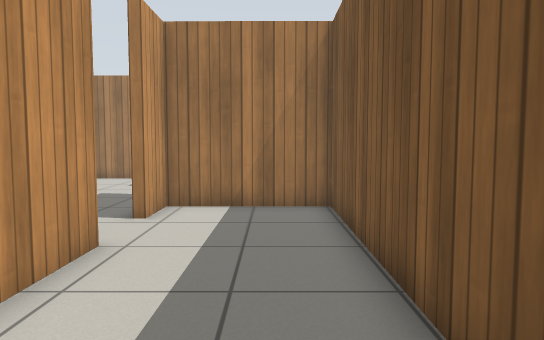
view 1 (above)

14 first-person views from a walk through a Gazebo world. The camera is 0.88 m above the floor, tilts 4° down and sees 70° across. The floor is counted in squares, 0.5 m on a side. Each view is taken from the middle of a square. On the plan, view 1 faces up. The plan holds only what a view shows up to about 18 squares ahead; the rest is blank. Gazebo's built-in surfaces are drawn with simple patterns.

view 2
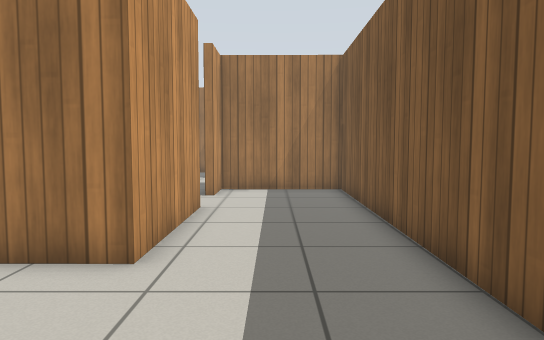

view 3
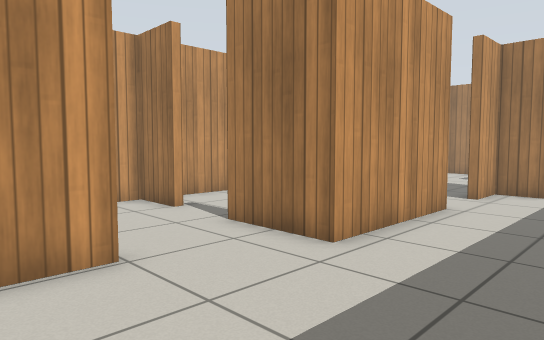

view 4
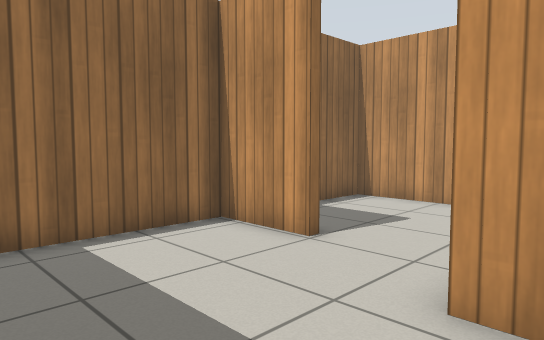

view 5
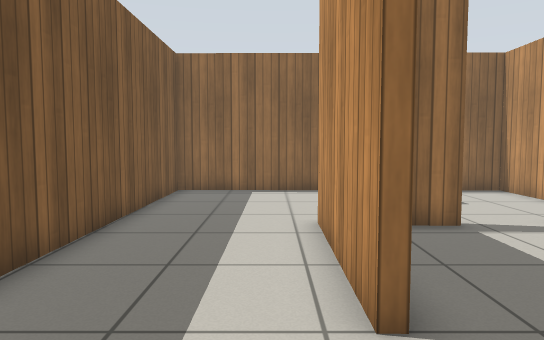

view 6
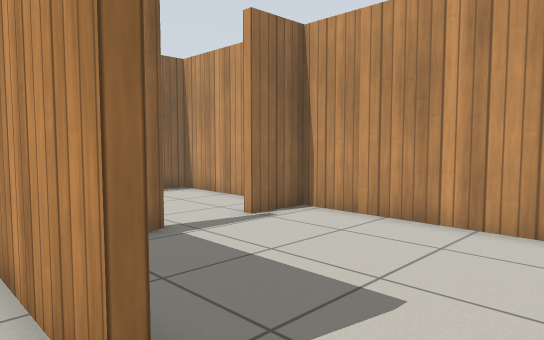

view 7
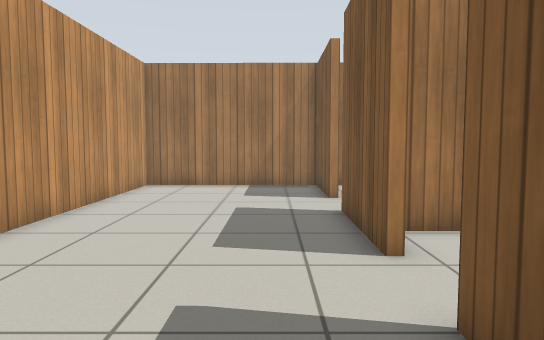

view 8
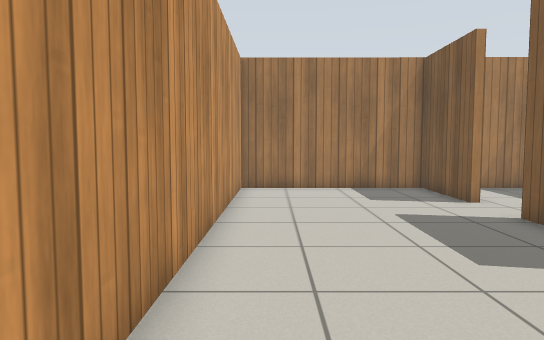

view 9
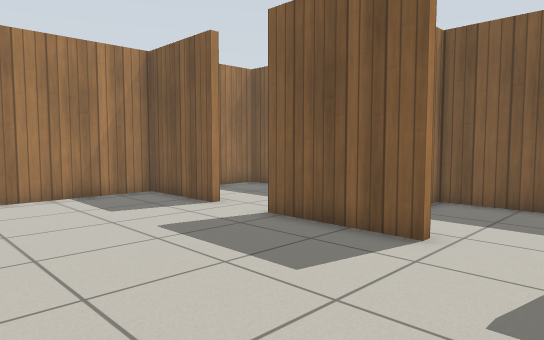

view 10
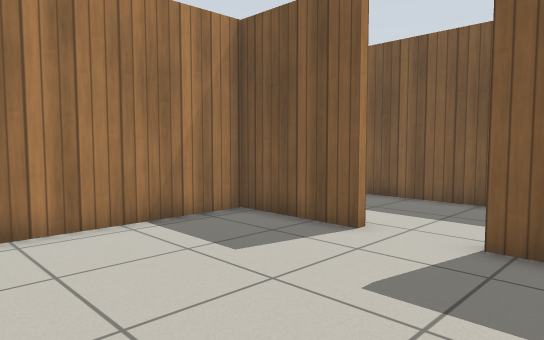

view 11
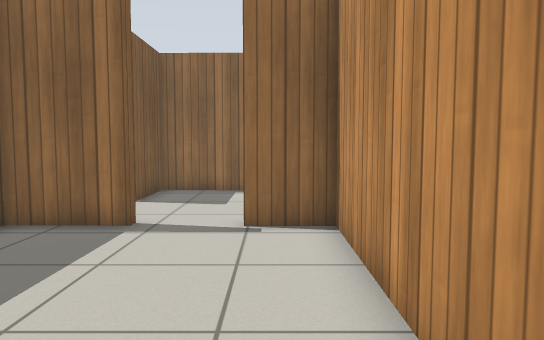

view 12
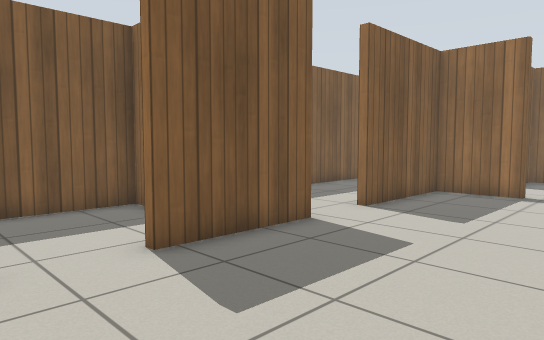

view 13
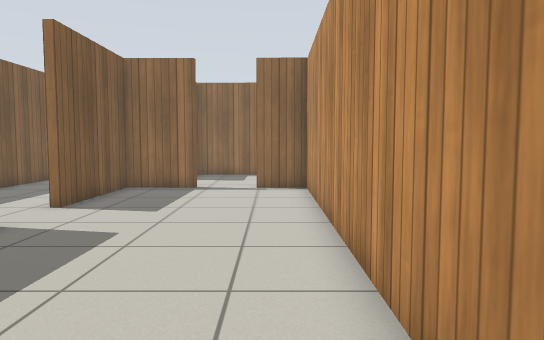

view 14
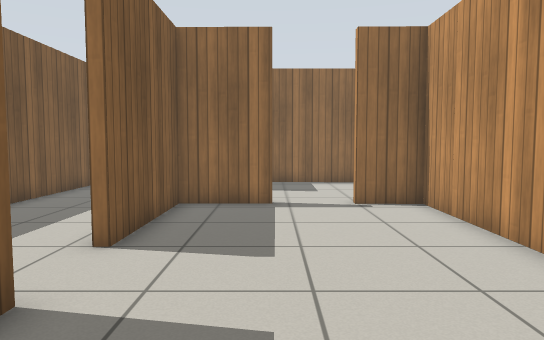

### Floor plan
Points are (right, up) in squares from view 1. A wall is a line through its corners. A room is listed if a view was taken in it or the views show most of it. See-through windows are left out.
Room 1 (views 1, 2, 3, 4, 5, 6)
walls: (-3, 6.5) (-3, 1.5) (-4.4, 1.5); (-4.6, -1.6) (-4.6, -4.3) (1.5, -4.4) (1.6, 10.6) (-2.9, 10.7) (-2.9, 8.9)
ways out: opening at (-3, 7.5) to room 2; opening at (-5, 0) to room 3
Room 2 (views 7, 8, 9, 10, 11, 12, 13, 14)
walls: (-2.9, 8.9) (-3.2, 8.9) (-3.2, 12.9); (-3.2, 15.3) (-3.1, 19) (-10.2, 19.1) (-10.4, 1.9) (-8.4, 1.9) (-8.4, 1.6); (-6, 1.6) (-6, 1.9) (-3.3, 1.8) (-3.3, 6.5) (-3, 6.5)
ways out: opening at (-3, 7.5) to room 1; opening at (-7.5, 2) to room 3; opening at (-3, 14) to room 4
Room 3 (no view inside)
walls: (-8.4, 1.6) (-10.4, 1.6) (-10.4, -4.3) (-4.9, -4.3) (-4.9, -1.6); (-4.4, 1.5) (-6, 1.6)
ways out: opening at (-5, 0) to room 1; opening at (-7.5, 2) to room 2
Room 4 (no view inside)
walls: (-2.8, 15.3) (-3.2, 15.3); (-3.2, 12.9) (-2.8, 12.9); (1, 10.9) (1.6, 10.9) (1.7, 19) (-2.3, 19)
ways out: opening at (-3, 14) to room 2

Where each view was taken, in squares from view 1:
view 1: 0 up, 0 right, facing up
view 2: 4 down, 1 left, facing up
view 3: 4 down, 1 right, facing up-left
view 4: 3 up, 1 right, facing down-left
view 5: 10 up, 2 left, facing down
view 6: 9 up, 2 left, facing down-left
view 7: 3 up, 5 left, facing up
view 8: 4 up, 9 left, facing up
view 9: 6 up, 10 left, facing up-right
view 10: 11 up, 10 left, facing up-right
view 11: 10 up, 9 left, facing down
view 12: 16 up, 9 left, facing down-right
view 13: 17 up, 9 left, facing down
view 14: 13 up, 6 left, facing down
